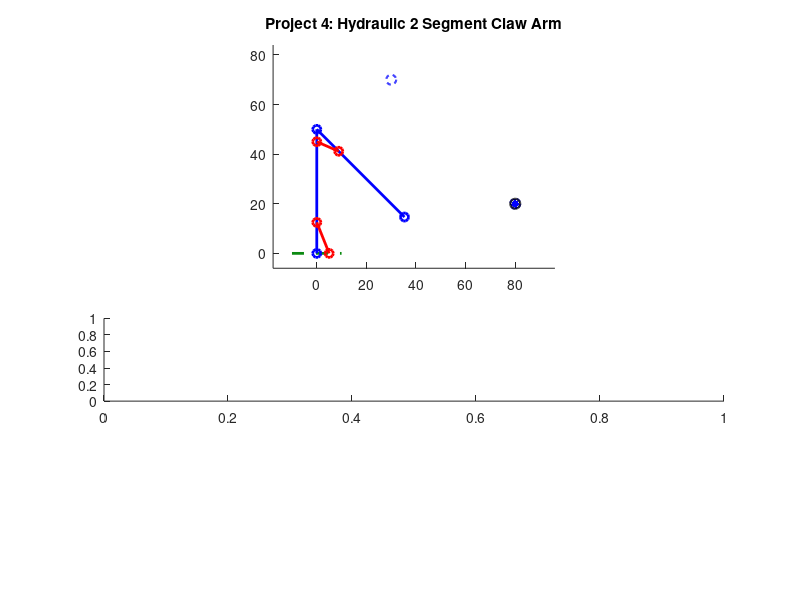

Recreate this plot in MATLAB. (Note: this script raises an error after producing the figure.)
function [] = mechanism_Beard_Hall(link1Lgth, link2Lgth, initX, initY, finalX, finalY, speed)

%% Function Description
%{
This function mechanism_Beard_Hall takes inputs 
______ and animates a
hydraulic robotic claw arm that can move an object.

linkLgth: the length of the 2 links
initX, initY: the initial x and y positions for the object to be moved
finalX, finalY: the position the object should be moved to.
speed: the animation speed, piston length change per second
%}

close all %closes any windows that are open still

% TODO remove before submission but these are placeholders so we can easily

if nargin < 4
        %linkLgth = 50;
        link1Lgth = 50;
        link2Lgth = 50;
        initX = 80;
        initY = 20;
        finalX = 30;
        finalY = 70;
        speed = 3;
    end

%TODO 
%{ 
TODO: add a paragraph explaining how to use the program, a 2 explaining 
how to use the program, along with any relevant background, such as how you
decided on any constant parameters (e.g. "we measured the link lengths from
this bench press on campus; see attached photo"). You may want some parameters
(e.g. some link lengths) to be input by the user, but you could provide default 
values. You get to decide.

Grades based off of:
- originality
- technical difficulty
- execution
- clarity of animation and how to use it
- good documentation

=======

%}

%=============================================================================
%% inputs and constraints

    % initX and initY, coordinates for the object to be moved from

    % finalX and finalY, coordinates for the object to be moved to

    % All coordinate inputs must fall within a semicircle with a radius of the arm's
    % maximum length, ie sum of hardcoded lengths for link 1 and link 2, and
    % both y coordinate inputs must be positive (might be a good idea to
    % have an offset equal to half the height of the movable object for
    % simple math)

%% plot elements:

    %{
    variable legend: 
    
    Given inputs: 
    initX, initY:   the initial x and y positions for the object to be moved
    finalX, finalY: the position the object should be moved to.
    speed:          the animation speed, rads/s of ___(whatever we consider the base link)____
   

    Defined within function:

    SCALAR  link1:  fixed length of link 1
    SCALAR  link2:  fixed length of link 2
    
    SCALAR  x0, y0: (fixed origin of link 1)
   
    ARRAY: x1, y1 (end of link 1, changing) 

    %}

% ground, both for the mechanism and maybe the lower limit of where the
% object can be moved to

% link 1, attached to ground

% link 2, attached to end of link 1, other end will be the bucket/claw/etc

% crank 1, input for link 1 angular position, slides along link 1 and is
% fixed to ground

% crank 2, input for link 2 angular position, slides along link 2 and is
% fixed to link 1

% movable object

% grabbing mechanism

% maybe some visual indicators of the initial and final positions (we could have pale dotted objects represent these positions and have the object itself in a brighter solid line colour)

%initialize fixed parameters
%link1Lgth = linkLgth;
%link1Lgth = 30;

%link2Lgth = 35;

%link1Lgth = linkLgth;
pst1Link1 = link1Lgth*0.25; %point where piston 1 attaches to link 1 mesaured from ground
pst1Grnd = link1Lgth*0.1; %point where piston 1 attaches to ground measured as distance from arm base/origin

%link2Lgth = linkLgth;
pst2Link2 = link2Lgth*0.25; %point where piston 2 attaches to link 2 measured along link 2 from elbow
pst2Link1 = link1Lgth*0.1; %point where piston 2 attaches to link 1 measured along link 1 from elbow

%% Compatibility checks
% PST2LINK1 WILL NEED TO BE SUBTRACTED FROM LINK 1 TO GET RIGHT LENGTH FOR THE PLOT

maxReach = link1Lgth + link2Lgth; %This length, as a diagonal, will be used to establish a square of acceptable coordinates?
minReach = abs(link2Lgth - link1Lgth);


if min([link1Lgth, link2Lgth]) < 0
        disp("Links must only have positive lengths")
        return
end

if (link2Lgth) > ((link1Lgth)*sqrt(2))
        disp("Increase the length of link 1 or decrease the length of link 2")
        return
end

if min([initX, initY, finalX, finalY]) < 0
        disp("Points must only have positive coordinates")
        return
end

if max([sqrt(initX^2 + initY^2) sqrt(finalX^2 + finalY^2)]) > maxReach %%split
    disp("points too far for grabbing range, please choose points closer to the origin, or adjust link lengths")
    return
end

if min([sqrt(initX^2 + initY^2) sqrt(finalX^2 + finalY^2)]) < minReach
    disp("Points out of grabbing range, please choose points further from the origin, or adjust link lengths.")
    %fprintf(min([sqrt(initX^2 + initY^2) sqrt(finalX^2 + finalY^2)]) ...)
    return
end



%% Arrays, hard coded default position assumes link 1 points straight up and link 2 is at 0 radians from + x axis
%% for the following 2 arrays, first index is the piston or link number, and the second index is the specific position
%% 1 = default position, 2 = initial position of object, 3 = final position


%% Angles needed for calculating piston lengths
linkAng = [pi/2, 0, 0; -pi/4, 0, 0];
%% Piston lengths associated with default, initial, and final positions
pstKeyFrames = [sqrt(pst1Grnd^2+pst1Link1^2-2*pst1Grnd*pst1Link1*cos(linkAng(1,1))),0,0; sqrt(pst2Link1^2+pst2Link2^2-2*pst2Link1*pst2Link2*cos(linkAng(2,1))),0,0];

%% Arrays to be filled with frame specific angle or length data based on 


%% interpolation between values contained in the arrays above
linkPlotAng = zeros(2,0); %link angles
pstPlotLgth = zeros(2,0); %piston lengths
pstPlotAng = zeros(2,0); %piston angles

% Arrays to be filled with coordinate data
% 1st row is x coords, 2nd row is y coords, column is frame
pst1End = zeros(2,0);
pst2Start = zeros(2,0);
pst2End = zeros(2,0);
link1End = zeros(2,0);
link2End = zeros(2,0);

%% position states and motion

%the origin (fixed side of link 1)
x0 = 0;
y0 = 0;

%link 1 initial coordinates
%x1(1) = x0; %TODO PLACEHOLDERS change to depend on angle
%y1(1) = y0 + link1Lgth;

%link 2 coordinates
%x2(1) = x1 + link2Lgth; %TODO PLACEHOLDERS change to depend on angle
%y2(1) = y1;

% initial, moving free end of link 2 from default position to init
% coordinates specified by user

% final, moving links 1 and 2 such that the arm moves smoothly between init
% and final coordinates in a way that is physically possible

% return to default position, go from final position back to default
% position

%% Calculating initial and final position data (CURRENTLY FOR 1ST QUADRANT ONLY)
%% initial position
    %Convert init coordinates to a position vector
    iPosLgth = hypot(initX, initY);
    iPosAng = atan2(initY, initX); %apparently Atan takes y first

    %Calculate link angles from triangle made with init position vector
    linkAng(1,2) = acos((link1Lgth^2 + iPosLgth^2 - link2Lgth^2)/(2*link1Lgth*iPosLgth)) + iPosAng;
    linkAng(2,2) = acos((link1Lgth^2 + link2Lgth^2 - iPosLgth^2)/(2*link1Lgth*link2Lgth));
    %Calculate piston lengths
    pstKeyFrames(1,2) = sqrt(pst1Grnd^2+pst1Link1^2-2*pst1Grnd*pst1Link1*cos(linkAng(1,2)));
    pstKeyFrames(2,2) = sqrt(pst2Link1^2+pst2Link2^2-2*pst2Link1*pst2Link2*cos(linkAng(2,2)));
    
    %superfluous but keeping around just in case
    %{
    %Get the angle of link 2 relative to the positive x axis for plotting
    lnk2PltAng(2) = (link1Ang(2) - 180) + link2Ang(2);
    %Calculate piston angles for plotting
    pst1PltAng(2) = asin((pst1Link1*sin(link1Ang(2)))/pst1KeyFrames(2));
    pst2PltAng(2) = (link1Ang(2) - asin((pst2Link2*sin(link2Ang(2)))/pst2KeyFrames(2))); %relative to positive x axis
    %}
    

%% final position
    %Convert init coordinates to a position vector
    fPosLgth = hypot(finalX, finalY);
    fPosAng = atan2(finalY, finalX);

    %Calculate link angles from triangle made with init position vector
    linkAng(1,3) = acos((link1Lgth^2 + fPosLgth^2 - link2Lgth^2)/(2*link1Lgth*fPosLgth)) + fPosAng;
    linkAng(2,3) = acos((link1Lgth^2 + link2Lgth^2 - fPosLgth^2)/(2*link1Lgth*link2Lgth));

    %Calculate piston lengths
    pstKeyFrames(1,3) = sqrt(pst1Grnd^2+pst1Link1^2-2*pst1Grnd*pst1Link1*cos(linkAng(1,3)));
    pstKeyFrames(2,3) = sqrt(pst2Link1^2+pst2Link2^2-2*pst2Link1*pst2Link2*cos(linkAng(2,3)));
    
    %superfluous but want to keep around just in case
    %{
    %Get the angle of link 2 relative to the positive x axis for plotting
    link2PltAng(3) = (link1Ang(3) - 180) + link2Ang(3);
    %Calculate piston angles for plotting
    pst1PltAng(3) = asin((pst1Link1*sin(link1Ang(3)))/pst1KeyFrames(3));
    pst2PltAng(3) = (link1Ang(3) - asin((pst2Link2*sin(link2Ang(3)))/pst2KeyFrames(2))); %relative to positive x axis
    %}
   
%% Creating frames for animation
    fps = 60; %frames per second [frames/second]
    pstFrameStep = speed/60; %piston length change per frame    



    %% defualt to initial

    %initialize the first frame for this motion
    pstPlotLgth(1,1) = pstKeyFrames(1,1);
    pstPlotLgth(2,1) = pstKeyFrames(2,1);

    %Calculate total required frames based on which piston needs more steps
    %to get into the new position
    diTotal = ceil(max(abs((pstKeyFrames(1,2) - pstKeyFrames(1,1))/pstFrameStep), abs((pstKeyFrames(2,2) - pstKeyFrames(2,1))/pstFrameStep)));
  
    %once for each piston
    for i = 1:2 
        %for tracking when pistons are done moving to the new position
        pstDone = false;
        %for determining whether to increase or decrease a piston
        if pstKeyFrames(i,1) < pstKeyFrames(i,2) %Increase the value if initial is greater than default position
            sign = 1;
        elseif pstKeyFrames(i,1) > pstKeyFrames(i,2) %decrease the value if initial is less than default position
            sign = -1;
        else
            sign = 0;
        end
        %for each frame in the current motion
        for j = 2:diTotal
            %If the current piston isn't in its final position
            if pstDone == false
                %change the position by the step size in the determined
                %direction
                pstPlotLgth(i,j) = pstPlotLgth(i,(j-1)) + pstFrameStep*sign;
            else
                %set the current frame to the same position as the last
                %frame
                pstPlotLgth(i,j) = pstPlotLgth(i,j-1);
            end
            %if current frame's position is within a step size of the
            %initial position
            if abs(pstPlotLgth(i,j) - pstKeyFrames(i,2)) < pstFrameStep
                %Stop moving this piston during this motion
                pstDone = true;
            end
        end
    end

    %% initial to final
    
    %Calculate total required frames based on which piston needs more steps
    %to get into the new position
    ifTotal = ceil(max(abs((pstKeyFrames(1,3) - pstKeyFrames(1,2))/pstFrameStep), abs((pstKeyFrames(2,3) - pstKeyFrames(2,2))/pstFrameStep)));

    %once for each piston
    for i = 1:2 
        %for tracking when pistons are done moving to the new position
        pstDone = false;
        %for determining whether to increase or decrease a piston
        if pstKeyFrames(i,2) < pstKeyFrames(i,3) %Increase the value if final is greater than initial position
            sign = 1;
        elseif pstKeyFrames(i,2) > pstKeyFrames(i,3) %decrease the value if final is less than initial position
            sign = -1;
        else
            sign = 0;
        end
        %for each frame in the current motion
        for j = (diTotal + 1):(diTotal + ifTotal)
            %If the current piston isn't in its final position
            if pstDone == false
                %change the position by the step size in the determined
                %direction
                pstPlotLgth(i,j) = pstPlotLgth(i,(j-1)) + pstFrameStep*sign;
            else
                %set the current frame to the same position as the last
                %frame
                pstPlotLgth(i,j) = pstPlotLgth(i,j-1);
            end
            %if current frame's position is within a step size of the
            %initial position
            if abs(pstPlotLgth(i,j) - pstKeyFrames(i,3)) < pstFrameStep
                %Stop moving this piston during this motion
                pstDone = true;
            end
        end
    end

    %% final back to default

    %Calculate total required frames based on which piston needs more steps
    %to get into the new position
    fdTotal = ceil(max(abs((pstKeyFrames(1,1) - pstKeyFrames(1,3))/pstFrameStep), abs((pstKeyFrames(2,1) - pstKeyFrames(2,3))/pstFrameStep)));
 
    %once for each piston
    for i = 1:2 
        %for tracking when pistons are done moving to the new position
        pstDone = false;
        %for determining whether to increase or decrease a piston
        if pstKeyFrames(i,3) < pstKeyFrames(i,1) %Increase the value if default is greater than final position
            sign = 1;
        elseif pstKeyFrames(i,3) > pstKeyFrames(i,1) %decrease the value if default is less than final position
            sign = -1;
        else
            sign = 0;
        end
        %for each frame in the current motion
        for j = (diTotal + ifTotal + 1):(diTotal + ifTotal + fdTotal)
            %If the current piston isn't in its final position
            if pstDone == false
                %change the position by the step size in the determined
                %direction
                pstPlotLgth(i,j) = pstPlotLgth(i,(j-1)) + pstFrameStep*sign;
            else
                %set the current frame to the same position as the last
                %frame
                pstPlotLgth(i,j) = pstPlotLgth(i,j-1);
            end
            %if current frame's position is within a step size of the
            %initial position
            if abs(pstPlotLgth(i,j) - pstKeyFrames(i,1)) < pstFrameStep
                %Stop moving this piston during this motion
                pstDone = true;
            end
        end
    end
    
    %Calculate angles of all plot elements relative to positive x axis for each
    %frame based on piston lengths
    for i = 1:length(pstPlotLgth)
        pstPlotAng(1,i) = pi - acos((pstPlotLgth(1,i)^2+pst1Grnd^2-pst1Link1^2)/(2*pstPlotLgth(1,i)*pst1Grnd));
        linkPlotAng(1,i) = acos((pst1Link1^2+pst1Grnd^2-pstPlotLgth(1,i)^2)/(2*pst1Link1*pst1Grnd));
        pstPlotAng(2,i) = linkPlotAng(1,i) - acos((pst2Link1^2+pstPlotLgth(2,i)^2-pst2Link2^2)/(2*pst2Link1*pstPlotLgth(2,i)));
        linkPlotAng(2,i) = (linkPlotAng(1,i) - pi) + acos((pst2Link1^2+pst2Link2^2-pstPlotLgth(2,i)^2)/(2*pst2Link1*pst2Link2));
    end

    %calculate per frame plot element coordinates
    for i = 1:length(pstPlotLgth)

        %coordinates of the end of link 1
        link1End(1,i) = link1Lgth*cos(linkPlotAng(1,i));
        link1End(2,i) = link1Lgth*sin(linkPlotAng(1,i));
        
        %coordinates of the end of link 2
        link2End(1,i) = link1Lgth*cos(linkPlotAng(1,i)) + link2Lgth*cos(linkPlotAng(2,i));
        link2End(2,i) = link1Lgth*sin(linkPlotAng(1,i)) + link2Lgth*sin(linkPlotAng(2,i));
        
        
        %coordinates of the end of piston 1, start is fixed at (pst1Grnd, 0)
        pst1End(1,i) = pstPlotLgth(1,i)*cos(pstPlotAng(1,i)) + pst1Grnd;
        pst1End(2,i) = pstPlotLgth(1,i)*sin(pstPlotAng(1,i));
        
        %coordinates of the start of piston 2 along link 1
        pst2Start(1,i) = (link1Lgth - pst2Link1)*cos(linkPlotAng(1,i));
        pst2Start(2,i) = (link1Lgth - pst2Link1)*sin(linkPlotAng(1,i));
        
        %coordinates of the end of piston 2 along link 2
        pst2End(1,i) = (link1Lgth - pst2Link1)*cos(linkPlotAng(1,i)) + pstPlotLgth(2,i)*cos(pstPlotAng(2,i));
        pst2End(2,i) = (link1Lgth - pst2Link1)*sin(linkPlotAng(1,i)) + pstPlotLgth(2,i)*sin(pstPlotAng(2,i));
    end
%% using the calculated values for the obj position array

    %% movable object initialisation
    
    
    %moveable object parameters:
    radius = 2; 
    
    %grabbing num of frames
    num_frames = length(pstPlotLgth);


    %initialising positions for ball
    objX = zeros(1, num_frames);
    objY = zeros(1, num_frames);

    %object stays at initial position till picked up
    objX(1:diTotal) = initX;
    objY(1:diTotal) = initY;

    
    %object follows link 2 end coordinates from initial to final
    carry_frames = (diTotal + 1):(diTotal + ifTotal); %frame indices for following link 2
    objX(carry_frames) = link2End(1, carry_frames);
    objY(carry_frames) = link2End(2, carry_frames);

    %obj stays at final position 
    drop_frames = (diTotal + ifTotal):num_frames; %frame indices for final position
    objX(drop_frames) = objX(diTotal + ifTotal);
    objY(drop_frames) = objY(diTotal + ifTotal);
    

    %position matrix for rectangle object acting as ball
    obj_pos = [objX - radius; objY - radius; repmat(2*radius, 1, num_frames); repmat(2*radius, 1, num_frames)];


    %% Possible constraints
%{
    1. Position of ends of link 1 and link 2 must always be in the first 2
    quadrants relative to the origin where link 1 attached to the ground
    2. Input angle for crank 1 must be between 0 and pi rads, while crank 2
    can rotate between 0 and 2 pi rads (one-way or both ways)
    3. Links will only move one at a time
%}


    %{
since link length is fixed, 
    %}


    %% graphing

%array for holding 

span1 = hypot(pst1End(1, :) - pst1Grnd, pst1End(2, :))
span2 = hypot(pst2End(1, :) - pst2Start(1, :), pst2End(2, :) - pst2Start(2, :))

deltaTime =  (1:size(pstPlotLgth, 2)) ./ fps %time in seconds
    

%plot piston length over time
% pst1End(1,i) is x values 
%pst1End(1, i) is y values

%hypot( , initY);
% hyp pst1End(1,i)-% pst1End(1,i) is x values




% piston 2: 


%plot x and y of object trajectory





%% Animations
% TODO: move code below this up only when variables are needed further up

%% Creating Figure

    clf %clears figure if this function is run multiple times in a row

    figure('Position', [100, 100, 1200, 800]) %makes the empty figure for the animation
    set(gcf, 'Color', '#D3E2E8'); %makes the background blue


ax1 = subplot(4, 1, [1 2]); %adds the plot, maybe leaving space for a text box at (2 1 2) that can explain ?
hold on %allows everything here to be added to same figure

title('Project 4: Hydraulic 2 Segment Claw Arm');

% Setting reasonable axes
   axis equal % sets axes to equal
        
        % finds appropriate window bounds
        xmin = 1.2 * min([-5 min([x0, pst1Grnd, initX, finalX, link1End(1,:), link2End(1,:), pst1End(1,:), pst2Start(1,:), pst2End(1,:), objX])]);  %uses all x vals    % 120% safety margin on leftmost position of the crank
        xmax = 1.2 * max([x0, pst1Grnd, initX, finalX, link1End(1,:), link2End(1,:), pst1End(1,:), pst2Start(1,:), pst2End(1,:), objX]);     % 120% safety margin on extended position of crank, to be changed
        ymin = 1.2 * min([-5, min([y0, initY, finalY, link1End(2,:), link2End(2,:), pst1End(2,:), pst2Start(2,:), pst2End(2,:), objY])]);               % takes smallest of (lowest crank position or offset), subtracts half r3 for margin
        ymax = 1.2 * max([y0, initY, finalY, link1End(2,:), link2End(2,:), pst1End(2,:), pst2Start(2,:), pst2End(2,:), objY]);               % same as ymin but in positive direction

        
        %link2End(2,:), pst1End(2,:), pst2Start(2,:), pst2End(2,:), objY
        %%one of these causes mixed numbers at certain values
      

        %axis([xmin, xmax, ymin, ymax])
        xlim([xmin, xmax]);
        ylim([ymin, ymax]);

    % Initial frame
    
        %plot object handles

             % initial and final object positions: (should not move)
             init_object = rectangle('Position', [initX - radius, initY - radius, 2*radius, 2*radius],...
                 'Curvature', [1 1], 'FaceColor', 'w', 'EdgeColor', 'b', 'LineWidth', 1.5, 'LineStyle', '--');

             final_object = rectangle('Position', [finalX - radius, finalY - radius, 2*radius, 2*radius],...
                 'Curvature', [1 1], 'FaceColor', 'w', 'EdgeColor', 'b', 'LineWidth', 1.5, 'LineStyle', '--');

            ground = line([(x0-10) (x0+10)],[0 0],'linewidth', 2,'color','#0C8A11', 'LineStyle', '--'); %plot object for ground, does not need updating per frame

            %plot object handles for animating
            links = plot([x0 link1End(1,1) link2End(1,1)],[y0 link1End(2,1) link2End(2,1)],'-o','linewidth',2, 'Color', 'b'); %plot obejct for rocker arm, spans from p0-p3
            
            piston1 = plot([pst1Grnd pst1End(1,1)],[0 pst1End(2,1)],'-o','linewidth',2, 'Color', 'r'); %plots piston connected to ground

            piston2 = plot([pst2Start(1,1) pst2End(1,1)],[pst2Start(2,1) pst2End(2,1)],'-o','linewidth',2, 'Color', 'r'); %plots piston at link elbow
            
            % moveable object
            m_object = rectangle('Position', obj_pos(:, 1),...
                 'Curvature', [1 1], 'FaceColor', 'b', 'EdgeColor', 'k', 'LineWidth', 1.5);

 ax2 = subplot(4, 1, 3); %graph space

    hold on;
    yyaxis left %adds left axis stuff and plots relative to that
    
        xlabel('Time (s)');
        ylabel('Piston 1 length');
        grid on
        
        %ylim([(1.2 * min(phi)), (1.2 * max(phi))]); %sets y limits to 1.2 times extreme vals
        
        %rad_lims = ylim;
    
        title('Graph 1');

     span1plot = plot(deltaTime, span1, 'linewidth', 2, 'Color', 'k');  %draws the graph
     span2plot = plot(deltaTime, span2, 'linewidth', 2, 'Color', 'k');  %draws the graph
   
     
     % phi_mark = plot(time(1), phi(1), 'bo', 'MarkerFaceColor', 'b'); %adds a marker to the time graph for current angle at current time
    
        
     %yyaxis right
     %ylabel('Angle (deg)');
     %ylim(rad2deg(rad_lims));
    
    hold off;
    
    pause(1)   



 ax3 = subplot(4, 1, 4); %text box


        str = {'Inspired by toy robotics kits, this project animates ',... ...
            'a hydraulic arm that can grab and move a ball from ',...
            'an initial position to a final position. The',...
            ['red links are the hydraulic pistons, and the ' ...
            'blue links are the arms'],...
            };
        
        text(0.5, 0.5, str, ...
            'HorizontalAlignment', 'center', ...
            'VerticalAlignment', 'middle', ...
            'FontSize', 12);
                    
        hold off


%% Frame updates for both plots

    timestep = 1/fps; % fps inverted gives seconds per frame
    for i = 2:length(pstPlotLgth)
        pause(timestep) %shows previous frame for timestep length
                
        %sets objects to next position
        %set(link4,'XData',[x0 x3(n)],'YData',[y0 y3(n)]);   %error in cases
        set(links,'XData',[x0 link1End(1,i) link2End(1,i)],'YData',[y0 link1End(2,i) link2End(2,i)]);
        set(piston1,'XData',[pst1Grnd pst1End(1,i)],'YData',[0 pst1End(2,i)]);
        set(piston2,'XData',[pst2Start(1,i) pst2End(1,i)],'YData',[pst2Start(2,i) pst2End(2,i)]);

        set(m_object, 'Position', obj_pos(:, i));

    end %update end

end %function end
